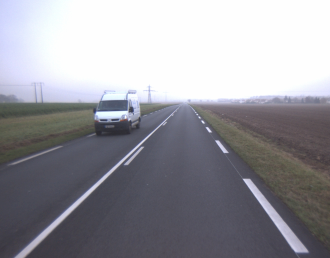
%> input picture rt_obstacle_detection_v-disparity/01D.png, 330 x 258 px
$ octave TP.m   (GNU Octave 9; MATLAB toolbox functions it lacks are replaced by stand-ins)
%> lines starting %> are read from the running program, lines starting %| are printed output that depends on the picture
%% P2-Q1
Id = double(rgb2gray(imread('01D.png')))/255;
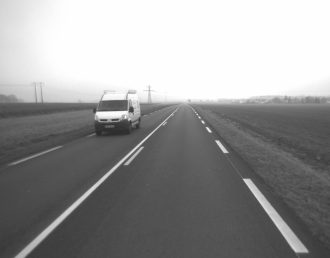
%> Id: size 258x330 double; min 0.173, max 1, mean 0.596
Ig = double(rgb2gray(imread('01G.png')))/255;
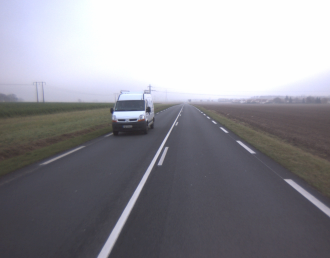
%> input picture rt_obstacle_detection_v-disparity/01G.png, 330 x 258 px
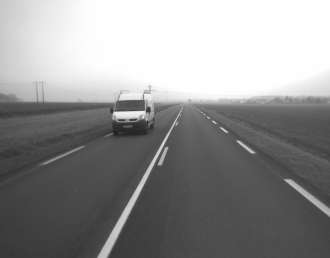
%> Ig: size 258x330 double; min 0.137, max 1, mean 0.571
Imm_size=size(Id);
%> Imm_size = [258 330]
%> (the run ends here)
